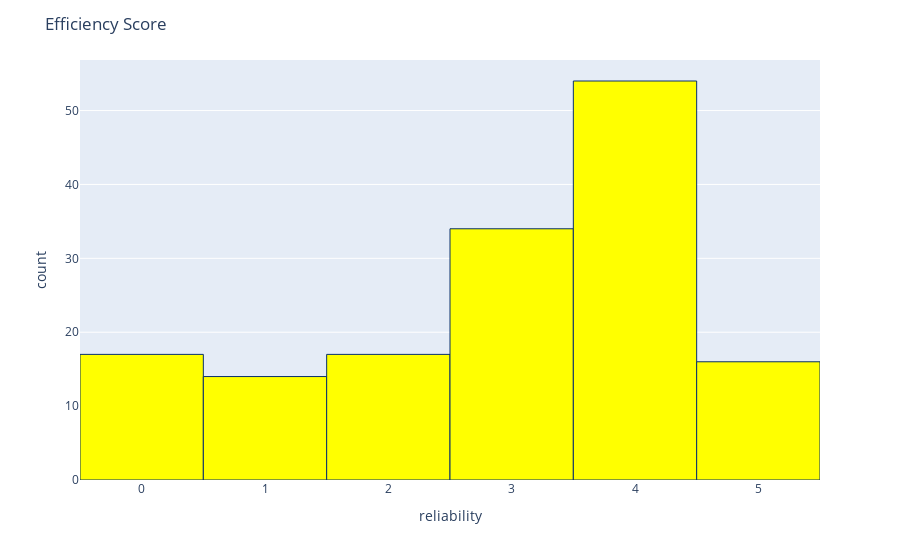

Notebook code for this chart:
### Code cell
rel = px.histogram(setdata, x="reliability")
rel.update_traces(marker_color="yellow",marker_line_color='rgb(8,48,107)',
                  marker_line_width=1)
rel.update_layout(title_text='Efficiency Score')
rel.show()

### Figure 1 — Plotly figure (JSON) as saved in the notebook; plotly's stock layout.template omitted (floating-point values rounded to 4 significant figures; data arrays with more than 128 entries replaced by an {"elided": "..."} marker saying what was removed)
{"data": [{"alignmentgroup": "True", "bingroup": "x", "hovertemplate": "reliability=%{x}<br>count=%{y}<extra></extra>", "legendgroup": "", "marker": {"color": "yellow", "line": {"color": "rgb(8,48,107)", "width": 1}, "pattern": {"shape": ""}}, "name": "", "offsetgroup": "", "orientation": "v", "showlegend": false, "type": "histogram", "x": {"elided": "152 int values"}, "xaxis": "x", "yaxis": "y"}], "layout": {"barmode": "relative", "legend": {"tracegroupgap": 0}, "margin": {"t": 60}, "title": {"text": "Efficiency Score"}, "xaxis": {"anchor": "y", "domain": [0, 1], "title": {"text": "reliability"}}, "yaxis": {"anchor": "x", "domain": [0, 1], "title": {"text": "count"}}}}
